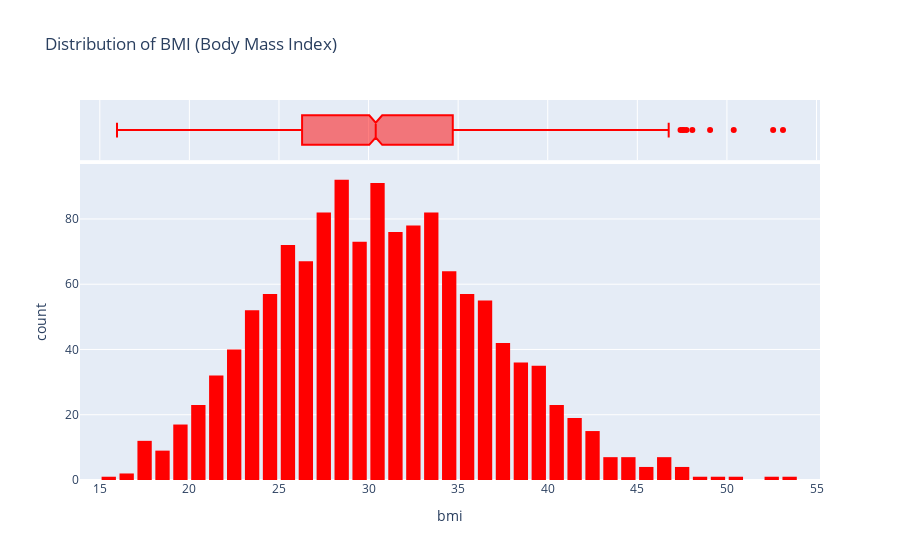

Notebook code for this chart:
### Code cell
# BMI Plotting
fig=px.histogram(medical_df,
                 x='bmi',
                 marginal='box',
                 color_discrete_sequence=['red'],
                 title='Distribution of BMI (Body Mass Index)')
fig.update_layout(bargap=0.2)
fig.show()

### Figure 1 — Plotly figure (JSON) as saved in the notebook; plotly's stock layout.template omitted (floating-point values rounded to 4 significant figures; data arrays with more than 128 entries replaced by an {"elided": "..."} marker saying what was removed)
{"data": [{"alignmentgroup": "True", "bingroup": "x", "hovertemplate": "bmi=%{x}<br>count=%{y}<extra></extra>", "legendgroup": "", "marker": {"color": "red", "pattern": {"shape": ""}}, "name": "", "offsetgroup": "", "orientation": "v", "showlegend": false, "type": "histogram", "x": {"elided": "1338 float values"}, "xaxis": "x", "yaxis": "y"}, {"alignmentgroup": "True", "hovertemplate": "bmi=%{x}<extra></extra>", "legendgroup": "", "marker": {"color": "red"}, "name": "", "notched": true, "offsetgroup": "", "showlegend": false, "type": "box", "x": {"elided": "1338 float values"}, "xaxis": "x2", "yaxis": "y2"}], "layout": {"bargap": 0.2, "barmode": "relative", "legend": {"tracegroupgap": 0}, "title": {"text": "Distribution of BMI (Body Mass Index)"}, "xaxis": {"anchor": "y", "domain": [0, 1], "title": {"text": "bmi"}}, "xaxis2": {"anchor": "y2", "domain": [0, 1], "matches": "x", "showgrid": true, "showticklabels": false}, "yaxis": {"anchor": "x", "domain": [0, 0.8316], "title": {"text": "count"}}, "yaxis2": {"anchor": "x2", "domain": [0.8416, 1], "matches": "y2", "showgrid": false, "showline": false, "showticklabels": false, "ticks": ""}}}
